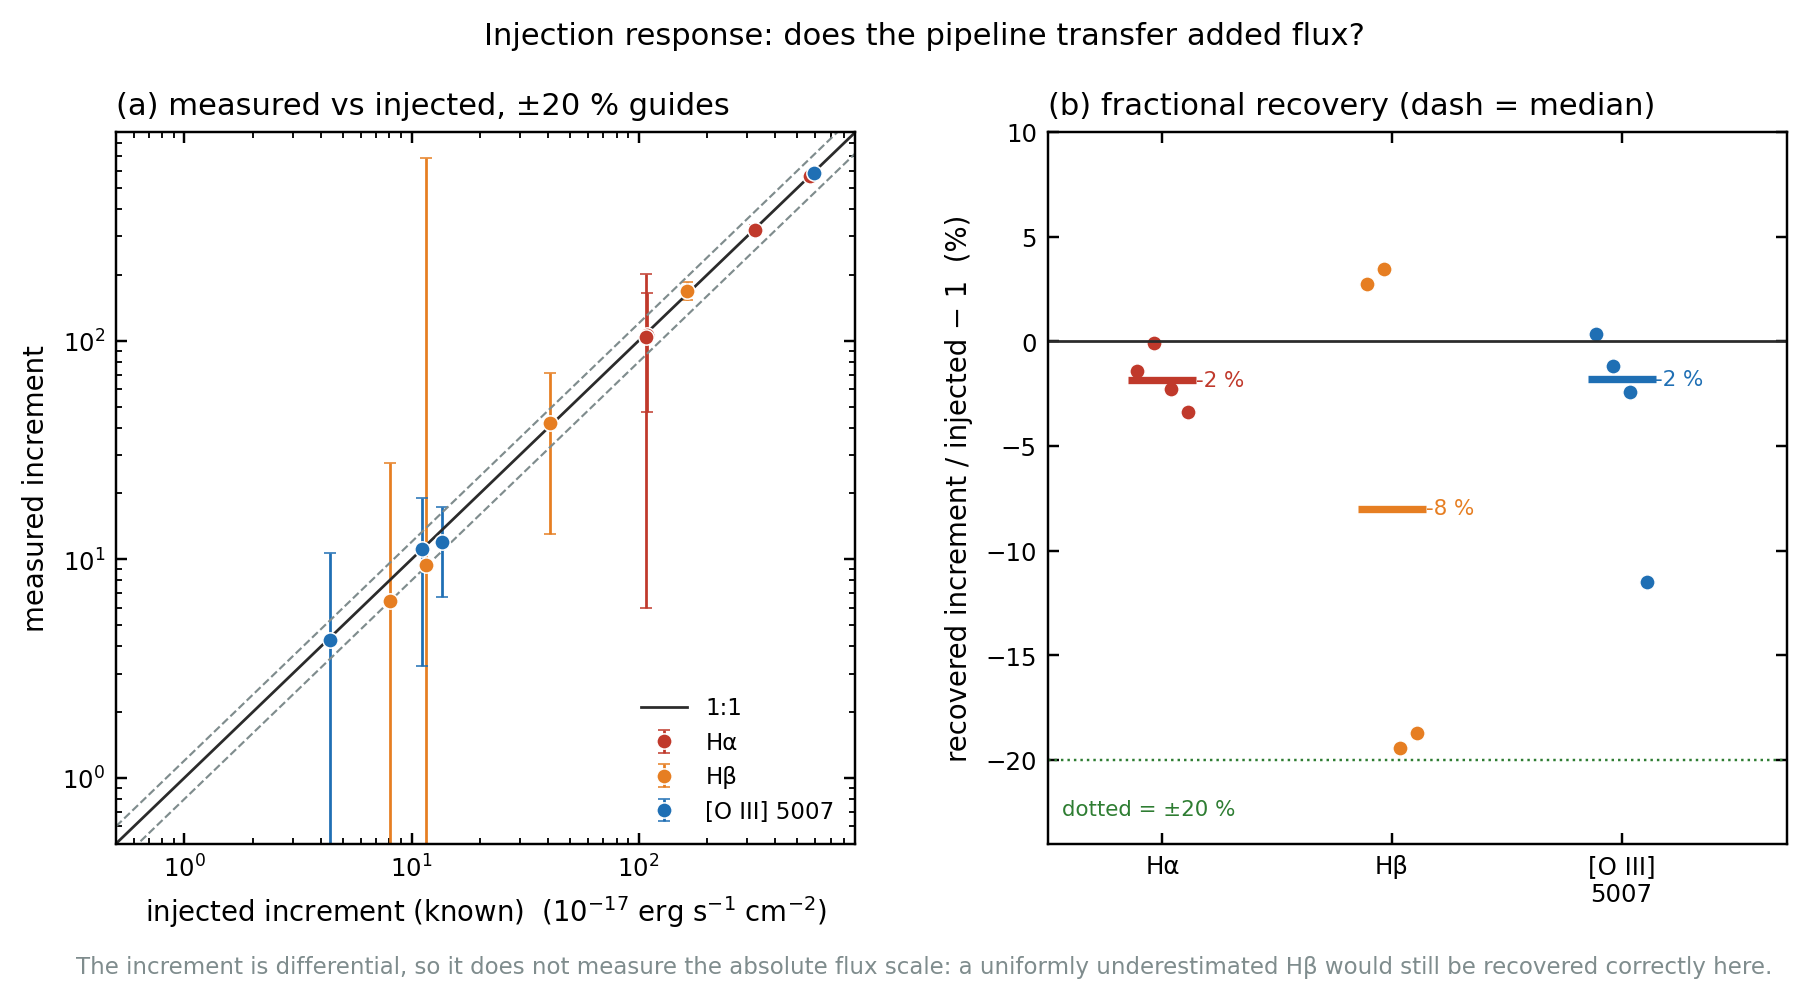

Recreate this plot in Python.
#!/usr/bin/env python3
"""Figure 4 — injection response: does the pipeline transfer added flux?

    .venv/bin/python validation/figures/fig4_injection_recovery.py    # ~1 min

Input
    data/cases/I01..I04.fits and their base spectra R01, R02(base R03), ...
    data/truth/truth_injections.json   (the *known* added flux per line)
Output
    validation/figures/fig4_injection_recovery.{png,pdf}

Method. Each injection spectrum is its base spectrum plus one Gaussian line of
known flux, added at 40 % of the base pipeline flux. The measured increment is

    ΔF_measured = F(I_case) − F(base_case)

and the figure plots it against the known ΔF. This is a *differential* test: the
continuum, the absorber strength and the neighbouring lines are identical in both
spectra, so a common error in the continuum level cancels. It therefore measures
whether the fitter responds correctly to more line flux — not whether it gets the
absolute scale right (see the caveat printed on the figure).

Error bars are sqrt(σ_I² + σ_base²) from the two fits. As a estimate of the
uncertainty on the difference this is conservative: the two spectra share
everything except the added line, so their errors are strongly correlated and the
true uncertainty on the increment is smaller than the quadrature sum.
"""

from __future__ import annotations

import json
import math
import sys
from pathlib import Path

sys.path.insert(0, str(Path(__file__).resolve().parents[2] / "src"))

import gspec                                       # noqa: E402
from gspec import plotting                         # noqa: E402

HERE = Path(__file__).resolve().parent
ROOT = HERE.parents[1]
LINES = ("Halpha", "Hbeta", "OIII_5007")


def main() -> None:
    inj = json.loads((ROOT / "data/truth/truth_injections.json").read_text())
    rows: list[dict] = []

    for case_id in sorted(inj):
        base = inj[case_id]["base_case"]
        r_inj = gspec.measure(gspec.read_case(ROOT / f"data/cases/{case_id}.fits"))
        r_base = gspec.measure(gspec.read_case(ROOT / f"data/cases/{base}.fits"))
        for line in LINES:
            known = inj[case_id]["injected"][line]["flux"]
            meas = r_inj.lines[line].flux - r_base.lines[line].flux
            err = math.hypot(r_inj.lines[line].flux_err, r_base.lines[line].flux_err)
            rows.append(dict(case_id=case_id, base=base, line=line,
                             known_increment=known, measured_increment=meas,
                             increment_err=err))
            print(f"  {case_id}/{base} {line:10s} known {known:8.2f}  "
                  f"measured {meas:8.2f}  ratio {meas/known:5.3f}")

    fig = plotting.fig_injection(rows)
    for p in plotting.save(fig, str(HERE / "fig4_injection_recovery")):
        print(f"wrote {p.relative_to(ROOT)}")

    print("\n  median recovery fraction by line:")
    for line in LINES:
        fr = sorted(r["measured_increment"] / r["known_increment"]
                    for r in rows if r["line"] == line)
        med = 0.5 * (fr[1] + fr[2]) if len(fr) == 4 else fr[len(fr) // 2]
        print(f"    {line:10s} {100*med:6.1f} %   (n={len(fr)})")


if __name__ == "__main__":
    main()
